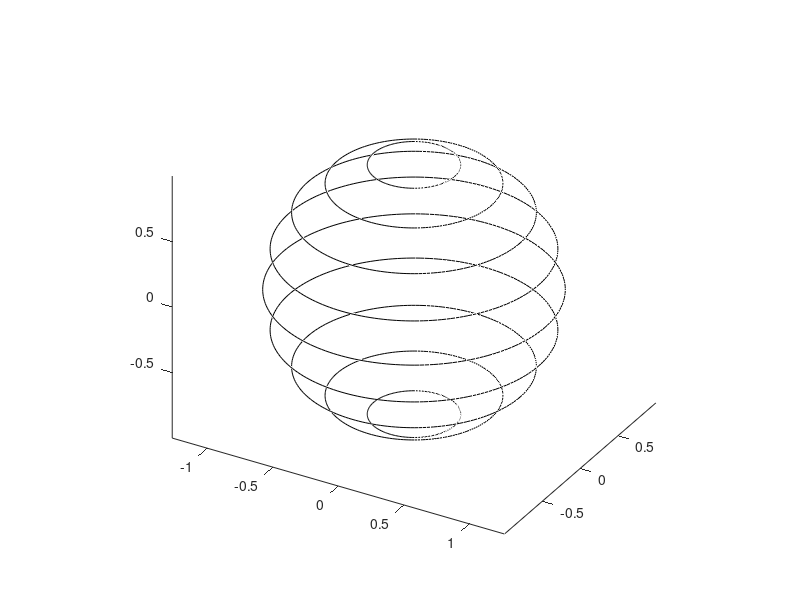

The MATLAB source for this figure:
% plot sphere for PhysWiki

Ntheta = 9;
theta = linspace(0, pi, Ntheta + 2); theta = theta(2:end-1);
Nth = 200;
th = linspace(0, 2*pi, Nth);
ViewAngle = pi/6;

X = zeros(Ntheta, Nth); Y = X; Z = X;
for ii = 1:numel(theta)
    X(ii, :) = sin(theta(ii))*cos(th);
    Y(ii, :) = sin(theta(ii))*sin(th);
    Z(ii, :) = cos(theta(ii));
end

figure; hold on; axis equal;
for ii = 1:Ntheta
    plot3(X(ii,:), Y(ii,:), Z(ii,:), 'k');
end

view(30,30);
